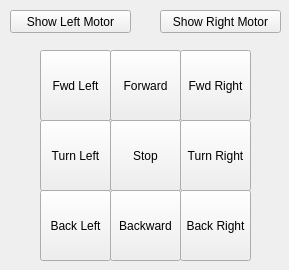
<?xml version="1.0" encoding="UTF-8"?>
<ui version="4.0">
 <class>C_TwoWheelsBase</class>
 <widget class="QMainWindow" name="C_TwoWheelsBase">
  <property name="geometry">
   <rect>
    <x>0</x>
    <y>0</y>
    <width>289</width>
    <height>270</height>
   </rect>
  </property>
  <property name="sizePolicy">
   <sizepolicy hsizetype="Fixed" vsizetype="Fixed">
    <horstretch>0</horstretch>
    <verstretch>0</verstretch>
   </sizepolicy>
  </property>
  <property name="maximumSize">
   <size>
    <width>419</width>
    <height>450</height>
   </size>
  </property>
  <property name="windowTitle">
   <string>Two wheels base</string>
  </property>
  <widget class="QWidget" name="centralwidget">
   <widget class="QPushButton" name="btn_ShowLeftMotor">
    <property name="geometry">
     <rect>
      <x>10</x>
      <y>10</y>
      <width>121</width>
      <height>23</height>
     </rect>
    </property>
    <property name="text">
     <string>Show Left Motor</string>
    </property>
   </widget>
   <widget class="QPushButton" name="btn_ShowRightMotor">
    <property name="geometry">
     <rect>
      <x>160</x>
      <y>10</y>
      <width>121</width>
      <height>23</height>
     </rect>
    </property>
    <property name="text">
     <string>Show Right Motor</string>
    </property>
   </widget>
   <widget class="QPushButton" name="btn_Backward">
    <property name="geometry">
     <rect>
      <x>110</x>
      <y>190</y>
      <width>71</width>
      <height>71</height>
     </rect>
    </property>
    <property name="text">
     <string>Backward</string>
    </property>
   </widget>
   <widget class="QPushButton" name="btn_Forward">
    <property name="geometry">
     <rect>
      <x>110</x>
      <y>50</y>
      <width>71</width>
      <height>71</height>
     </rect>
    </property>
    <property name="text">
     <string>Forward</string>
    </property>
   </widget>
   <widget class="QPushButton" name="btn_TurnRight">
    <property name="geometry">
     <rect>
      <x>180</x>
      <y>120</y>
      <width>71</width>
      <height>71</height>
     </rect>
    </property>
    <property name="text">
     <string>Turn Right</string>
    </property>
   </widget>
   <widget class="QPushButton" name="btn_TurnLeft">
    <property name="geometry">
     <rect>
      <x>40</x>
      <y>120</y>
      <width>71</width>
      <height>71</height>
     </rect>
    </property>
    <property name="text">
     <string>Turn Left</string>
    </property>
   </widget>
   <widget class="QPushButton" name="btn_Stop">
    <property name="geometry">
     <rect>
      <x>110</x>
      <y>120</y>
      <width>71</width>
      <height>71</height>
     </rect>
    </property>
    <property name="text">
     <string>Stop</string>
    </property>
   </widget>
   <widget class="QPushButton" name="btn_ForwardRight">
    <property name="geometry">
     <rect>
      <x>180</x>
      <y>50</y>
      <width>71</width>
      <height>71</height>
     </rect>
    </property>
    <property name="text">
     <string>Fwd Right</string>
    </property>
   </widget>
   <widget class="QPushButton" name="btn_ForwardLeft">
    <property name="geometry">
     <rect>
      <x>40</x>
      <y>50</y>
      <width>71</width>
      <height>71</height>
     </rect>
    </property>
    <property name="text">
     <string>Fwd Left</string>
    </property>
   </widget>
   <widget class="QPushButton" name="btn_BackwardRight">
    <property name="geometry">
     <rect>
      <x>180</x>
      <y>190</y>
      <width>71</width>
      <height>71</height>
     </rect>
    </property>
    <property name="text">
     <string>Back Right</string>
    </property>
   </widget>
   <widget class="QPushButton" name="btn_BackwardLeft">
    <property name="geometry">
     <rect>
      <x>40</x>
      <y>190</y>
      <width>71</width>
      <height>71</height>
     </rect>
    </property>
    <property name="text">
     <string>Back Left</string>
    </property>
   </widget>
  </widget>
 </widget>
 <resources/>
 <connections/>
</ui>
